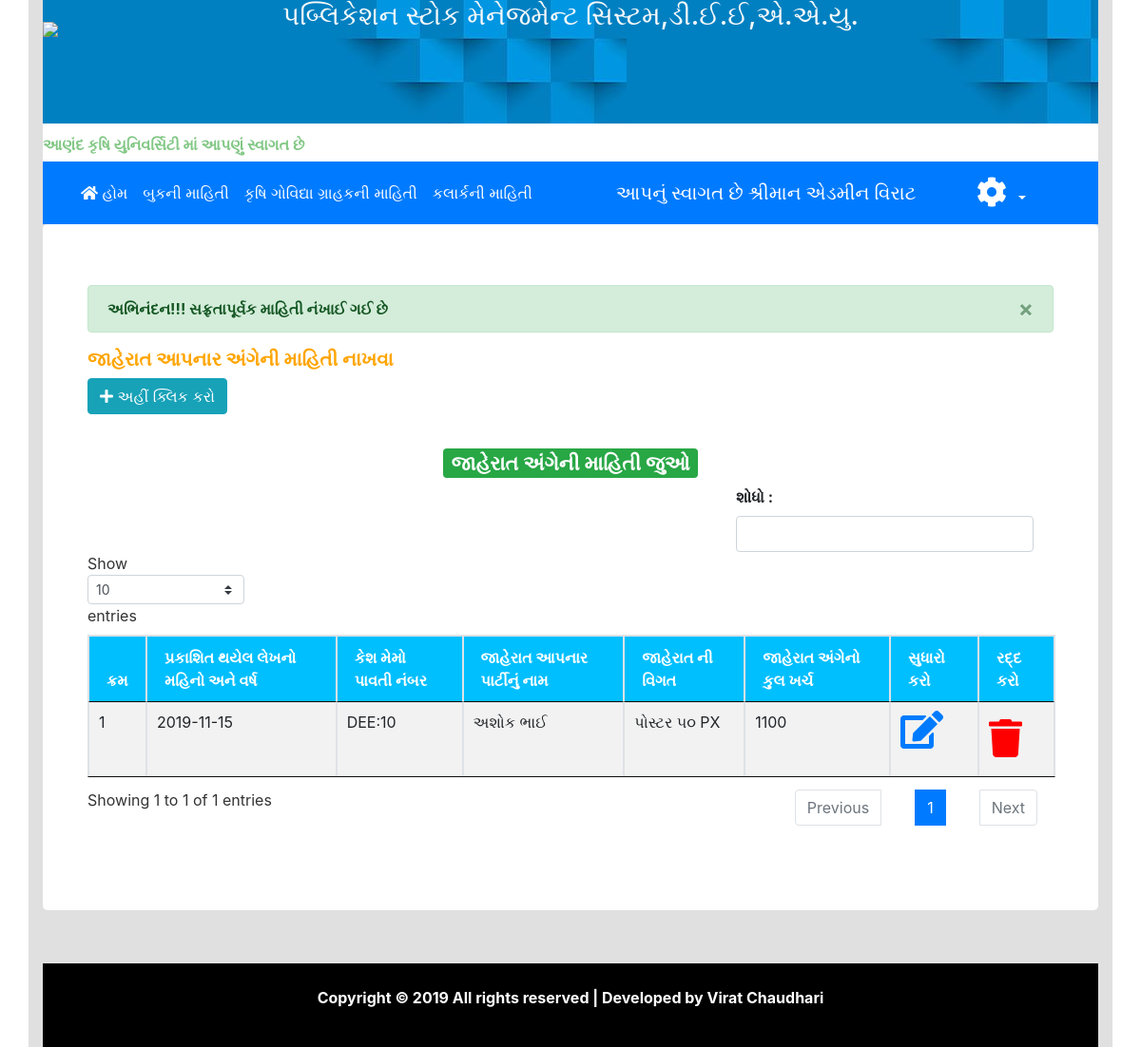
The app's page /ad_ment.php?success=1 (signed in) with its own data.
### tables this page shows
CREATE TABLE `adversitment` (
  `a_id` int(11) NOT NULL,
  `txtFDt` varchar(50) NOT NULL,
  `cashad` varchar(30) NOT NULL,
  `pname` varchar(100) NOT NULL,
  `adinfo` varchar(100) NOT NULL,
  `adprice` varchar(30) NOT NULL
);

### ad_ment.php (the view, shortened to what this page needs)
<?php
include 'head.php';
?>
<link href="http://ajax.googleapis.com/ajax/libs/jqueryui/1.10.3/themes/smoothness/jquery-ui.min.css" rel="stylesheet" type="text/css" />
<link rel="stylesheet" href="clander/jquery.dataTables.min.css">
<div class="container">
	<div class="row">
		<div class="col-md-12">
			<div class="panel panel-default">
				<div class="panel-body">
					<?php
					if (isset($_GET["success"]))
						echo "<div class='alert alert-success alert-dismissible fade show'>
					<button type='button' class='close' data-dismiss='alert'>&times;</button>
					<strong>અભિનંદન!!! સફ્રતાપૂર્વક માહિતી નંખાઈ ગઈ છે</strong>
				</div>";
			?>
			<div class="div-action pull pull-left" style="padding-bottom:20px;">
				<h5 style="color: orange;"><b>જાહેરાત આપનાર અંગેની માહિતી નાખવા</b></h5>
				<button type="button" class="btn btn-info" data-toggle="modal" data-target="#myModal">
					<i class="fa fa-plus"></i>	અહીં ક્લિક કરો
				</button>
			</div>
			<div class="alert">
				<body>
				 <center><h3><span class="badge badge-success">જાહેરાત અંગેની માહિતી જુઓ</span></h3></center>
				</body>
			<div class="float-right" >
				<b><label >શોધો : </label></b>
				<input type="text" id="myInputTextField" class="form-control float-right">
			</div>
          </div>
			<table class="table table-striped table-bordered" id="example1">
				<thead style='background-color:#00bfff;color:#ffffff';>
					<tr>
						<th>ક્રમ</th>
						<th>પ્રકાશિત થયેલ લેખનો મહિનો અને વર્ષ</th>
						<th>કેશ મેમો પાવતી નંબર</th>
						<th>જાહેરાત આપનાર પાર્ટીનું નામ</th>
						<th>જાહેરાત ની વિગત</th>
						<th>જાહેરાત અંગેનો કુલ ખર્ચ</th>
						<th>સુધારો કરો</th>
						<th>રદ્દ કરો</th>
					</tr>
				</thead>
				<?php
				$qry="select * from adversitment";
				$rs=mysqli_query($con,$qry);
				$count=1;
				while($data111=mysqli_fetch_assoc($rs))
				{
					echo "<tr>";
					echo "<td><label>";
					echo $count;
					echo "</label></td>";
					echo "<td><label id='FDT".$data111["a_id"]."'>";
					echo $data111["txtFDt"];
					echo "</label></td>";
					echo "<td><label id='cash".$data111["a_id"]."'>";
					echo $data111["cashad"];
					echo "</label></td>";
					echo "<td><label id='pname".$data111["a_id"]."'>";
					echo $data111["pname"];
					echo "</label></td>";
					echo "<td><label id='adinfo".$data111["a_id"]."'>";
					echo $data111["adinfo"];
					echo "</label></td>";
					echo "<td><label id='adprice".$data111["a_id"]."'>";
					echo $data111["adprice"];
					echo "</label></td>";
					echo "<td><a class='bc' href='#' title='View' data-target='#myModal1' data-toggle='modal' data1='".$data111["a_id"]."' id='".$data111["a_id"]."'><i class='fas fa-edit' style='font-size:40px;'></i></a></td>";
					echo "<td><a href='ad_delet.php?id=".$data111["a_id"]."' onclick='return check();' style='font-size:40px;color:red'><i class='fa fa-trash'></i></a></td>";
					echo "</tr>";
					$count++;
				}
				?>
			</table>
		</div>
	</div>
</div>
</div>
							<body>
							</body>
</div>
						<body>
						</body>
</div>
</div>
	<?php
	include 'footer.php';
	?>

### records on screen
adversitment: txtFDt "2019-11-15", cashad "DEE:10", pname "અશોક ભાઈ", adinfo "પોસ્ટર ૫૦ PX", adprice "1100"

### other values on screen
$_SESSION['auname'] "વિરાટ"
